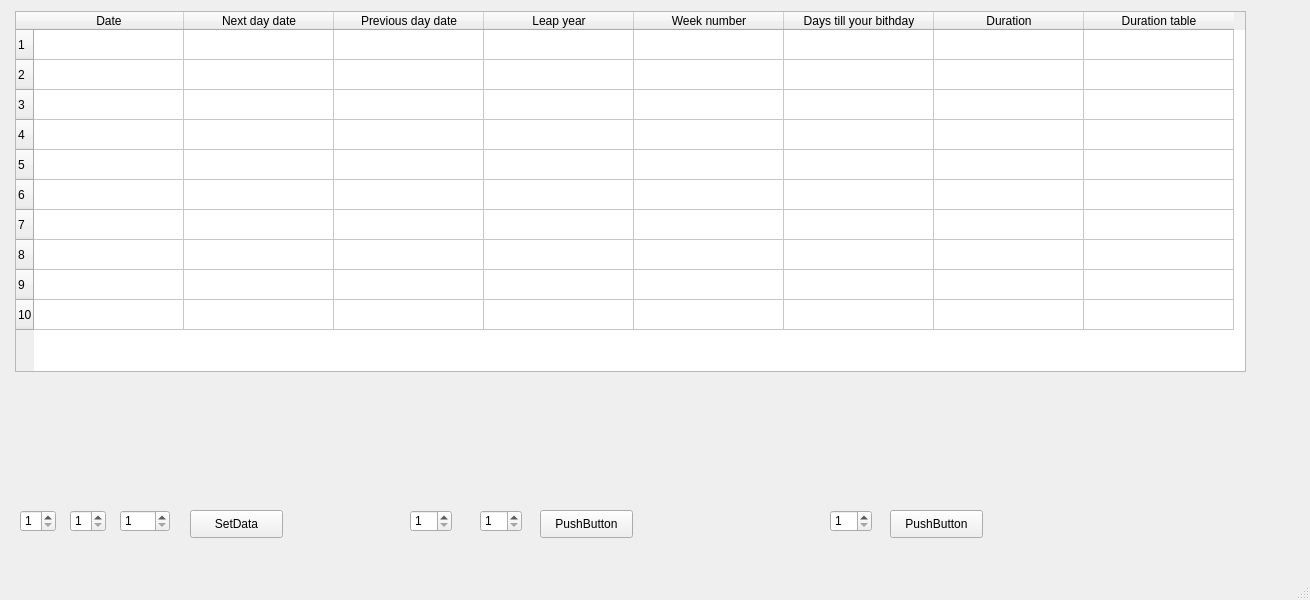
<?xml version="1.0" encoding="UTF-8"?>
<ui version="4.0">
 <class>MainWindow</class>
 <widget class="QMainWindow" name="MainWindow">
  <property name="geometry">
   <rect>
    <x>0</x>
    <y>0</y>
    <width>1310</width>
    <height>600</height>
   </rect>
  </property>
  <property name="windowTitle">
   <string>MainWindow</string>
  </property>
  <widget class="QWidget" name="centralwidget">
   <widget class="QSpinBox" name="spinBox">
    <property name="geometry">
     <rect>
      <x>20</x>
      <y>510</y>
      <width>36</width>
      <height>22</height>
     </rect>
    </property>
    <property name="minimum">
     <number>1</number>
    </property>
    <property name="maximum">
     <number>31</number>
    </property>
   </widget>
   <widget class="QSpinBox" name="spinBox_2">
    <property name="geometry">
     <rect>
      <x>70</x>
      <y>510</y>
      <width>36</width>
      <height>22</height>
     </rect>
    </property>
    <property name="minimum">
     <number>1</number>
    </property>
    <property name="maximum">
     <number>12</number>
    </property>
   </widget>
   <widget class="QSpinBox" name="spinBox_3">
    <property name="geometry">
     <rect>
      <x>120</x>
      <y>510</y>
      <width>50</width>
      <height>22</height>
     </rect>
    </property>
    <property name="minimum">
     <number>1</number>
    </property>
    <property name="maximum">
     <number>2022</number>
    </property>
   </widget>
   <widget class="QPushButton" name="pushButton">
    <property name="geometry">
     <rect>
      <x>190</x>
      <y>510</y>
      <width>93</width>
      <height>28</height>
     </rect>
    </property>
    <property name="text">
     <string>SetData</string>
    </property>
   </widget>
   <widget class="QTableWidget" name="tableWidget">
    <property name="geometry">
     <rect>
      <x>15</x>
      <y>11</y>
      <width>1231</width>
      <height>361</height>
     </rect>
    </property>
    <attribute name="horizontalHeaderDefaultSectionSize">
     <number>150</number>
    </attribute>
    <row>
     <property name="text">
      <string>1</string>
     </property>
    </row>
    <row>
     <property name="text">
      <string>2</string>
     </property>
    </row>
    <row>
     <property name="text">
      <string>3</string>
     </property>
    </row>
    <row>
     <property name="text">
      <string>4</string>
     </property>
    </row>
    <row>
     <property name="text">
      <string>5</string>
     </property>
    </row>
    <row>
     <property name="text">
      <string>6</string>
     </property>
    </row>
    <row>
     <property name="text">
      <string>7</string>
     </property>
    </row>
    <row>
     <property name="text">
      <string>8</string>
     </property>
    </row>
    <row>
     <property name="text">
      <string>9</string>
     </property>
    </row>
    <row>
     <property name="text">
      <string>10</string>
     </property>
    </row>
    <column>
     <property name="text">
      <string>Date</string>
     </property>
    </column>
    <column>
     <property name="text">
      <string>Next day date</string>
     </property>
    </column>
    <column>
     <property name="text">
      <string>Previous day date</string>
     </property>
    </column>
    <column>
     <property name="text">
      <string>Leap year</string>
     </property>
    </column>
    <column>
     <property name="text">
      <string>Week number</string>
     </property>
    </column>
    <column>
     <property name="text">
      <string>Days till your bithday</string>
     </property>
    </column>
    <column>
     <property name="text">
      <string>Duration</string>
     </property>
    </column>
    <column>
     <property name="text">
      <string>Duration table</string>
     </property>
    </column>
   </widget>
   <widget class="QSpinBox" name="spinBox_4">
    <property name="geometry">
     <rect>
      <x>410</x>
      <y>510</y>
      <width>42</width>
      <height>22</height>
     </rect>
    </property>
    <property name="minimum">
     <number>1</number>
    </property>
    <property name="maximum">
     <number>31</number>
    </property>
   </widget>
   <widget class="QSpinBox" name="spinBox_5">
    <property name="geometry">
     <rect>
      <x>480</x>
      <y>510</y>
      <width>42</width>
      <height>22</height>
     </rect>
    </property>
    <property name="minimum">
     <number>1</number>
    </property>
    <property name="maximum">
     <number>12</number>
    </property>
   </widget>
   <widget class="QPushButton" name="pushButton_2">
    <property name="geometry">
     <rect>
      <x>540</x>
      <y>510</y>
      <width>93</width>
      <height>28</height>
     </rect>
    </property>
    <property name="text">
     <string>PushButton</string>
    </property>
   </widget>
   <widget class="QSpinBox" name="spinBox_6">
    <property name="geometry">
     <rect>
      <x>830</x>
      <y>510</y>
      <width>42</width>
      <height>22</height>
     </rect>
    </property>
    <property name="minimum">
     <number>1</number>
    </property>
    <property name="maximum">
     <number>10</number>
    </property>
   </widget>
   <widget class="QPushButton" name="pushButton_3">
    <property name="geometry">
     <rect>
      <x>890</x>
      <y>510</y>
      <width>93</width>
      <height>28</height>
     </rect>
    </property>
    <property name="text">
     <string>PushButton</string>
    </property>
   </widget>
   <zorder>spinBox_4</zorder>
   <zorder>spinBox</zorder>
   <zorder>spinBox_2</zorder>
   <zorder>spinBox_3</zorder>
   <zorder>pushButton</zorder>
   <zorder>tableWidget</zorder>
   <zorder>spinBox_5</zorder>
   <zorder>pushButton_2</zorder>
   <zorder>spinBox_6</zorder>
   <zorder>pushButton_3</zorder>
  </widget>
  <widget class="QMenuBar" name="menubar">
   <property name="geometry">
    <rect>
     <x>0</x>
     <y>0</y>
     <width>1310</width>
     <height>26</height>
    </rect>
   </property>
  </widget>
  <widget class="QStatusBar" name="statusbar"/>
 </widget>
 <resources/>
 <connections/>
</ui>
